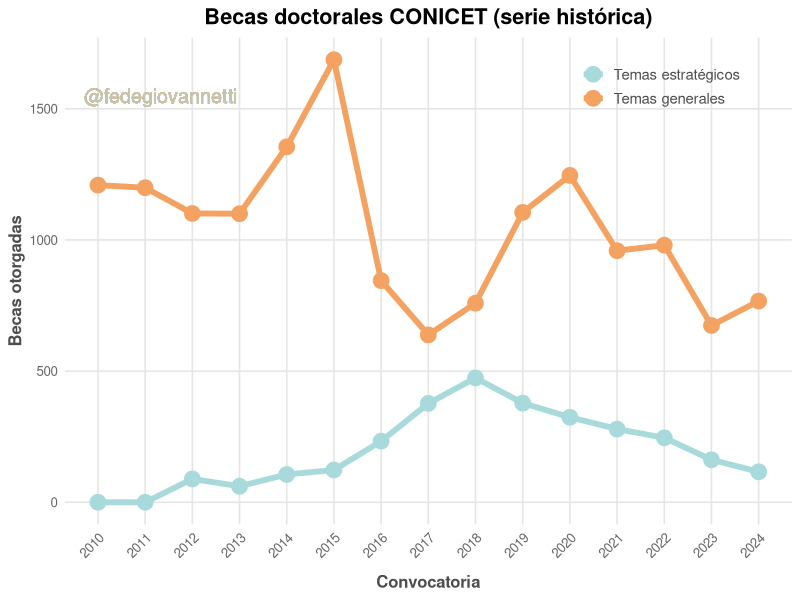
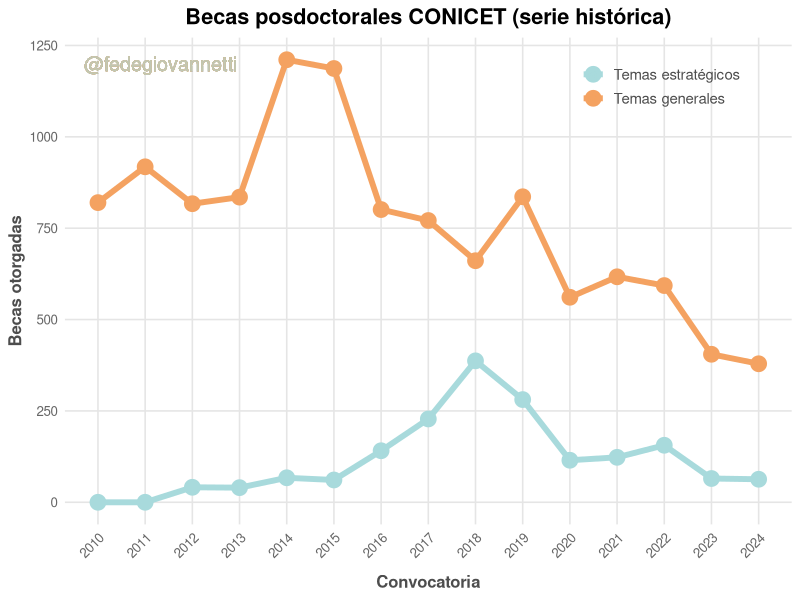

Write R code to recreate these figures, in order.
## ---- chunk 1

library(dplyr)
library(ggplot2)
library(tidyr)

datos <- read.csv("data/ingresos_totales.csv", fileEncoding = "latin1", sep = ";")

theme_litera_minimal <- function(base_size = 12, base_family = "sans") {
  theme_minimal(base_size = base_size, base_family = base_family) +
    theme(
      plot.title = element_text(face = "bold", size = base_size * 1.3, hjust = 0.5),
      plot.subtitle = element_text(size = base_size * 1.1, hjust = 0.5, color = "gray40"),
      plot.caption = element_text(size = base_size * 0.8, color = "gray50", hjust = 1),
      axis.title = element_text(face = "bold", size = base_size, color = "gray30"),
      axis.text = element_text(color = "gray40"),
      panel.grid.major = element_line(color = "gray90"),
      panel.grid.minor = element_blank(),
      panel.background = element_rect(fill = "white", color = NA),
      plot.background = element_rect(fill = "white", color = NA),
      legend.position = "bottom",
      legend.title = element_blank(),
      legend.text = element_text(size = base_size * 0.9, color = "gray30")
    )
}



scale_color_pastel <- function() {
  scale_color_manual(values = c(
    "#A8DADC",  # light teal
    "#F4A261",  # soft orange
    "#E5989B",  # dusty pink
    "#B5E48C",  # mint green
    "#9D4EDD",  # soft violet
    "#FFD6A5",  # peach
    "#8ECAE6"   # sky blue
  ))
}

## ---- chunk 2

datos %>% 
  filter(TIPO.CONVOCATORIA == "BECA DOCTORAL") %>% 
  pivot_longer(cols = -c(TIPO.CONVOCATORIA, AÑO),names_to = "Temas", values_to = "Becas") %>% 
  mutate(Temas = case_when(
    Temas == "TOTAL.ESTRATEGICOS" ~ "Temas estratégicos",
    Temas == "TOTAL.GENERALES"  ~ "Temas generales"
  )) %>% 
  
  ggplot(aes(x = AÑO, y = Becas, color = Temas))+
  geom_line(linewidth = 2)+
  geom_point(size = 5)+
  theme_minimal(base_size = 18)+
  scale_x_continuous(limits = c(2010, 2024), breaks = c(2010:2024))+
  # scale_y_continuous(limits = c(300, 1300), breaks = seq(300,1300, by = 100))+
  ggtitle("Becas doctorales CONICET (serie histórica)")+
  theme_litera_minimal() +
  theme(
    legend.title = element_blank(),
    legend.position = c(0.82, 0.9),
    axis.text.x = element_text(angle = 45, vjust = 1, hjust = 1),
    axis.title.x = element_text(margin = margin(t = 10)),
    plot.subtitle = element_text(size=14, face="italic", color="black")
  ) +
  labs(y = "Becas otorgadas", x = "Convocatoria")+
  geom_text(aes(label = "@fedegiovannetti", x = 2011, y = 1550), size = 5, alpha = 0.5, hjust = 0.4)+
  scale_color_pastel()

## ---- chunk 3

datos %>% 
  filter(TIPO.CONVOCATORIA == "BECA POSDOC") %>% 
  pivot_longer(cols = -c(TIPO.CONVOCATORIA, AÑO),names_to = "Temas", values_to = "Becas") %>% 
  mutate(Temas = case_when(
    Temas == "TOTAL.ESTRATEGICOS" ~ "Temas estratégicos",
    Temas == "TOTAL.GENERALES"  ~ "Temas generales"
  )) %>% 
  
  ggplot(aes(x = AÑO, y = Becas, color = Temas))+
  geom_line(linewidth = 2)+
  geom_point(size = 5)+
  theme_minimal(base_size = 18)+
  scale_x_continuous(limits = c(2010, 2024), breaks = c(2010:2024))+
  ggtitle("Becas posdoctorales CONICET (serie histórica)")+
  theme_litera_minimal() +
  theme(
    legend.title = element_blank(),
    legend.position = c(0.82, 0.9),
    axis.text.x = element_text(angle = 45, vjust = 1, hjust = 1),
    axis.title.x = element_text(margin = margin(t = 10)),
    plot.subtitle = element_text(size=14, face="italic", color="black")
  ) +
  labs(y = "Becas otorgadas", x = "Convocatoria")+
  geom_text(aes(label = "@fedegiovannetti", x = 2011, y = 1200), size = 5, alpha = 0.5, hjust = 0.4)+
  scale_color_pastel()

